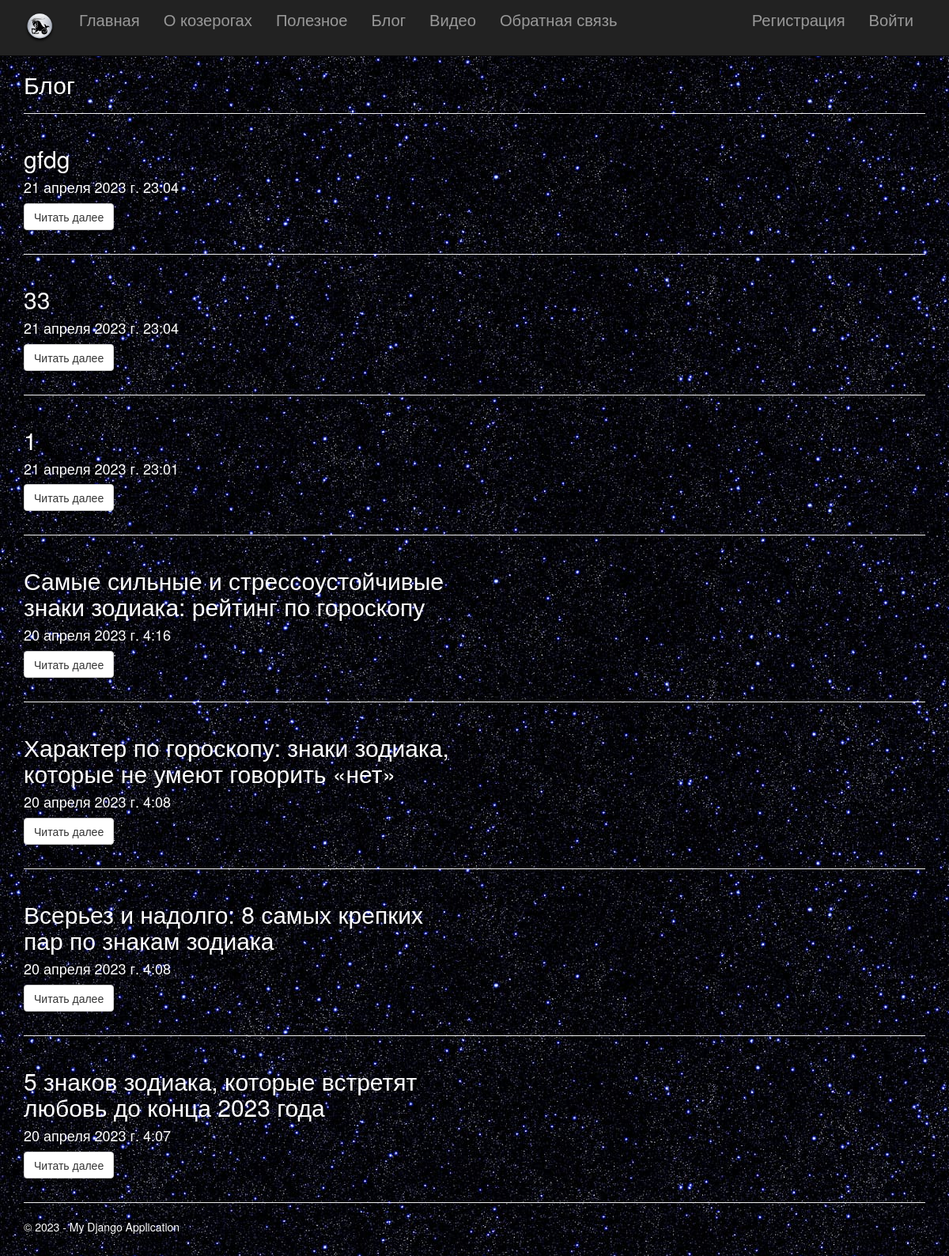
Screenshot of /blog/ with the database file from the repository.
### app/models.py (models this page shows, shortened)
class Blog(models.Model):
    title = models.CharField(
        max_length=100,
        unique_for_date="posted",
        verbose_name= u"Заголовок",
    )
    descripstion = models.TextField(verbose_name = u"Краткое содержание")
    content = models.TextField(verbose_name = u"Полное содержание")
    posted = models.DateTimeField(default=datetime.now(), db_index=True, verbose_name=u"Опубликована")
    author = models.ForeignKey(User, null=True, blank=True, on_delete=models.SET_NULL, verbose_name="Автор")
    image = models.FileField(default="temp.jpg", verbose_name="Путь к картинке")
    class Meta:
        db_table = "Posts"
        ordering = ["-posted"] # сортировка данных по убыванию даты публикатсии
        verbose_name = u"статья блога"
        verbose_name_plural = u"статья блога"

### app/views.py (the view)
# urls.py: path('blog/', views.blog, name='blog'),
def blog(request):
    posts = Blog.objects.all()
    return render(
        request,
        "app/blog.html",
        {
            "title": "Блог",
            "posts": posts,
            "year": datetime.now().year,
        },
    )

### app/templates/app/blog.html (shortened to what this page needs)
﻿{% extends "app/layout.html" %}
{% block content %}
<h2>{{ title }}</h2>
{% for post in posts %}
<hr />
<div class="row">
    <div class="col-md-6">
        <h2>{{ post.title }}</h2>
        <h4>{{ post.posted }}</h4>
        <p><a class="btn btn-default" href="{% url 'article' parametr=post.id %}">Читать далее</a></p>
    </div>
</div>
{% endfor %}
{% endblock %}

### app/static/app/content/site.css (style rules this page uses)
body { padding-top: 50px; padding-bottom: 20px; background-image: url("cosmos.jpg"); color: white; }
ul li, a { color: white; font-size: larger; }

### rows the page displays
Blog: title "gfdg", posted "21 апреля 2023 г. 23:04"
Blog: title "33", posted "21 апреля 2023 г. 23:04"
Blog: title "1", posted "21 апреля 2023 г. 23:01"
Blog: title "Самые сильные и стрессоустойчивые знаки зодиака: рейтинг по гороскопу", posted "20 апреля 2023 г. 4:16"
Blog: title "Характер по гороскопу: знаки зодиака, которые не умеют говорить «нет»", posted "20 апреля 2023 г. 4:08"
Blog: title "Всерьез и надолго: 8 самых крепких пар по знакам зодиака", posted "20 апреля 2023 г. 4:08"
Blog: title "5 знаков зодиака, которые встретят любовь до конца 2023 года", posted "20 апреля 2023 г. 4:07"

### other values shown
{{ title }} "Блог"
